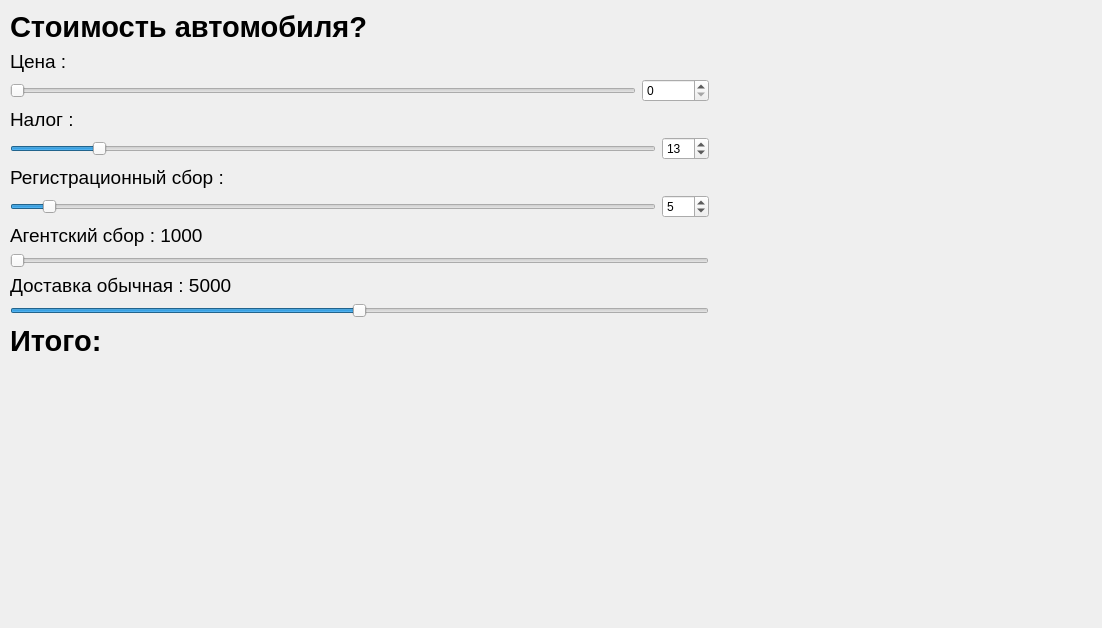
<?xml version="1.0" encoding="UTF-8"?>
<ui version="4.0">
 <class>Form</class>
 <widget class="QWidget" name="Form">
  <property name="enabled">
   <bool>true</bool>
  </property>
  <property name="geometry">
   <rect>
    <x>0</x>
    <y>0</y>
    <width>1102</width>
    <height>628</height>
   </rect>
  </property>
  <property name="windowTitle">
   <string>Form</string>
  </property>
  <widget class="QWidget" name="layoutWidget">
   <property name="geometry">
    <rect>
     <x>10</x>
     <y>10</y>
     <width>1403</width>
     <height>837</height>
    </rect>
   </property>
   <layout class="QHBoxLayout" name="horizontalLayout_8">
    <item>
     <layout class="QHBoxLayout" name="horizontalLayout_6">
      <item>
       <layout class="QVBoxLayout" name="verticalLayout_7">
        <item>
         <widget class="QLabel" name="label_q">
          <property name="font">
           <font>
            <pointsize>22</pointsize>
            <weight>75</weight>
            <bold>true</bold>
           </font>
          </property>
          <property name="text">
           <string>Cтоимость автомобиля?</string>
          </property>
         </widget>
        </item>
        <item>
         <layout class="QVBoxLayout" name="verticalLayout_6">
          <item>
           <layout class="QVBoxLayout" name="verticalLayout_2">
            <item>
             <widget class="QLabel" name="label_0">
              <property name="font">
               <font>
                <pointsize>14</pointsize>
               </font>
              </property>
              <property name="text">
               <string>Цена :</string>
              </property>
             </widget>
            </item>
            <item>
             <layout class="QHBoxLayout" name="horizontalLayout_2">
              <item>
               <widget class="QSlider" name="horizontalSlider_0">
                <property name="maximum">
                 <number>1000000</number>
                </property>
                <property name="singleStep">
                 <number>5000</number>
                </property>
                <property name="pageStep">
                 <number>20000</number>
                </property>
                <property name="orientation">
                 <enum>Qt::Horizontal</enum>
                </property>
               </widget>
              </item>
              <item>
               <widget class="QSpinBox" name="spinBox_0">
                <property name="maximum">
                 <number>1000000</number>
                </property>
                <property name="singleStep">
                 <number>5000</number>
                </property>
                <property name="value">
                 <number>0</number>
                </property>
               </widget>
              </item>
             </layout>
            </item>
           </layout>
          </item>
          <item>
           <layout class="QVBoxLayout" name="verticalLayout">
            <item>
             <widget class="QLabel" name="label_1">
              <property name="font">
               <font>
                <pointsize>14</pointsize>
               </font>
              </property>
              <property name="text">
               <string>Налог :</string>
              </property>
             </widget>
            </item>
           </layout>
          </item>
          <item>
           <layout class="QVBoxLayout" name="verticalLayout_3">
            <item>
             <layout class="QHBoxLayout" name="horizontalLayout">
              <item>
               <widget class="QSlider" name="horizontalSlider_1">
                <property name="maximum">
                 <number>100</number>
                </property>
                <property name="value">
                 <number>13</number>
                </property>
                <property name="orientation">
                 <enum>Qt::Horizontal</enum>
                </property>
               </widget>
              </item>
              <item>
               <widget class="QSpinBox" name="spinBox_1">
                <property name="maximum">
                 <number>100</number>
                </property>
                <property name="value">
                 <number>13</number>
                </property>
               </widget>
              </item>
             </layout>
            </item>
            <item>
             <widget class="QLabel" name="label_2">
              <property name="font">
               <font>
                <pointsize>14</pointsize>
               </font>
              </property>
              <property name="text">
               <string>Регистрационный сбор :</string>
              </property>
             </widget>
            </item>
            <item>
             <layout class="QHBoxLayout" name="horizontalLayout_3">
              <item>
               <widget class="QSlider" name="horizontalSlider_2">
                <property name="maximum">
                 <number>100</number>
                </property>
                <property name="value">
                 <number>5</number>
                </property>
                <property name="orientation">
                 <enum>Qt::Horizontal</enum>
                </property>
               </widget>
              </item>
              <item>
               <widget class="QSpinBox" name="spinBox_2">
                <property name="maximum">
                 <number>100</number>
                </property>
                <property name="value">
                 <number>5</number>
                </property>
               </widget>
              </item>
             </layout>
            </item>
           </layout>
          </item>
          <item>
           <layout class="QVBoxLayout" name="verticalLayout_4">
            <item>
             <widget class="QLabel" name="label_3">
              <property name="font">
               <font>
                <pointsize>14</pointsize>
               </font>
              </property>
              <property name="text">
               <string>Агентский сбор : 1000</string>
              </property>
             </widget>
            </item>
            <item>
             <layout class="QHBoxLayout" name="horizontalLayout_4">
              <item>
               <widget class="QSlider" name="horizontalSlider_3">
                <property name="maximum">
                 <number>5</number>
                </property>
                <property name="pageStep">
                 <number>2</number>
                </property>
                <property name="orientation">
                 <enum>Qt::Horizontal</enum>
                </property>
               </widget>
              </item>
             </layout>
            </item>
           </layout>
          </item>
          <item>
           <layout class="QVBoxLayout" name="verticalLayout_5">
            <item>
             <widget class="QLabel" name="label_4">
              <property name="font">
               <font>
                <pointsize>14</pointsize>
               </font>
              </property>
              <property name="text">
               <string>Доставка обычная : 5000</string>
              </property>
             </widget>
            </item>
            <item>
             <layout class="QHBoxLayout" name="horizontalLayout_5">
              <item>
               <widget class="QSlider" name="horizontalSlider_4">
                <property name="maximum">
                 <number>2</number>
                </property>
                <property name="pageStep">
                 <number>2</number>
                </property>
                <property name="value">
                 <number>1</number>
                </property>
                <property name="orientation">
                 <enum>Qt::Horizontal</enum>
                </property>
               </widget>
              </item>
             </layout>
            </item>
            <item>
             <widget class="QLabel" name="label_q_1">
              <property name="font">
               <font>
                <pointsize>22</pointsize>
                <weight>75</weight>
                <bold>true</bold>
               </font>
              </property>
              <property name="text">
               <string>Итого: </string>
              </property>
             </widget>
            </item>
            <item>
             <spacer name="verticalSpacer">
              <property name="orientation">
               <enum>Qt::Vertical</enum>
              </property>
              <property name="sizeHint" stdset="0">
               <size>
                <width>17</width>
                <height>37</height>
               </size>
              </property>
             </spacer>
            </item>
           </layout>
          </item>
         </layout>
        </item>
       </layout>
      </item>
     </layout>
    </item>
    <item>
     <layout class="QHBoxLayout" name="horizontalLayout_7">
      <item>
       <layout class="QVBoxLayout" name="verticalLayout_8">
        <item>
         <widget class="QLabel" name="label_img">
          <property name="text">
           <string/>
          </property>
          <property name="pixmap">
           <pixmap>data/cars/light.png</pixmap>
          </property>
         </widget>
        </item>
        <item>
         <spacer name="verticalSpacer_1">
          <property name="orientation">
           <enum>Qt::Vertical</enum>
          </property>
          <property name="sizeHint" stdset="0">
           <size>
            <width>20</width>
            <height>40</height>
           </size>
          </property>
         </spacer>
        </item>
       </layout>
      </item>
      <item>
       <spacer name="horizontalSpacer">
        <property name="orientation">
         <enum>Qt::Horizontal</enum>
        </property>
        <property name="sizeHint" stdset="0">
         <size>
          <width>40</width>
          <height>20</height>
         </size>
        </property>
       </spacer>
      </item>
     </layout>
    </item>
   </layout>
  </widget>
 </widget>
 <resources/>
 <connections>
  <connection>
   <sender>horizontalSlider_1</sender>
   <signal>valueChanged(int)</signal>
   <receiver>spinBox_1</receiver>
   <slot>setValue(int)</slot>
   <hints>
    <hint type="sourcelabel">
     <x>108</x>
     <y>236</y>
    </hint>
    <hint type="destinationlabel">
     <x>771</x>
     <y>238</y>
    </hint>
   </hints>
  </connection>
  <connection>
   <sender>spinBox_1</sender>
   <signal>valueChanged(int)</signal>
   <receiver>horizontalSlider_1</receiver>
   <slot>setValue(int)</slot>
   <hints>
    <hint type="sourcelabel">
     <x>771</x>
     <y>238</y>
    </hint>
    <hint type="destinationlabel">
     <x>294</x>
     <y>236</y>
    </hint>
   </hints>
  </connection>
  <connection>
   <sender>horizontalSlider_0</sender>
   <signal>valueChanged(int)</signal>
   <receiver>spinBox_0</receiver>
   <slot>setValue(int)</slot>
   <hints>
    <hint type="sourcelabel">
     <x>443</x>
     <y>140</y>
    </hint>
    <hint type="destinationlabel">
     <x>733</x>
     <y>142</y>
    </hint>
   </hints>
  </connection>
  <connection>
   <sender>horizontalSlider_2</sender>
   <signal>valueChanged(int)</signal>
   <receiver>spinBox_2</receiver>
   <slot>setValue(int)</slot>
   <hints>
    <hint type="sourcelabel">
     <x>583</x>
     <y>299</y>
    </hint>
    <hint type="destinationlabel">
     <x>743</x>
     <y>307</y>
    </hint>
   </hints>
  </connection>
  <connection>
   <sender>spinBox_0</sender>
   <signal>valueChanged(int)</signal>
   <receiver>horizontalSlider_0</receiver>
   <slot>setValue(int)</slot>
   <hints>
    <hint type="sourcelabel">
     <x>728</x>
     <y>148</y>
    </hint>
    <hint type="destinationlabel">
     <x>517</x>
     <y>140</y>
    </hint>
   </hints>
  </connection>
  <connection>
   <sender>spinBox_2</sender>
   <signal>valueChanged(int)</signal>
   <receiver>horizontalSlider_2</receiver>
   <slot>setValue(int)</slot>
   <hints>
    <hint type="sourcelabel">
     <x>744</x>
     <y>305</y>
    </hint>
    <hint type="destinationlabel">
     <x>397</x>
     <y>304</y>
    </hint>
   </hints>
  </connection>
 </connections>
</ui>
